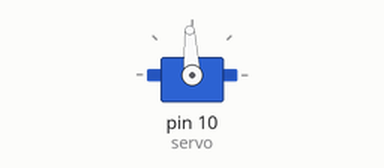
This sketch was run on a simulated Arduino Uno, built with avr-gcc and run on an emulated ATmega328P. Parts: servo.

Above: at 0.05 s.
At 1.65 s:
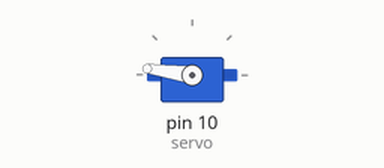
At 3.3 s:
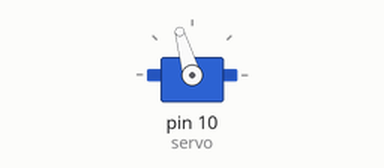
At 7.05 s:
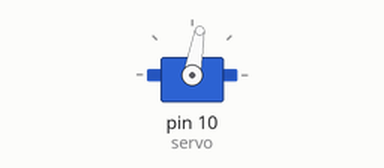
Timing chart, 0 to 9.4 s (numbered marks = the images above):
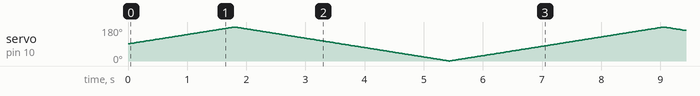

The sketch:

pixyFollow.ino
```cpp
#include <SPI.h>
#include <PID.h>
#include <Pixy.h>
#include <Servo.h>
#include <CMU_helper.h>
#include <maxsonar.h>
#include <Wire.h>
#include <Adafruit_MotorShield.h>
#include "utility/Adafruit_PWMServoDriver.h"

Pixy pixy;
// junk
Adafruit_MotorShield AFMS = Adafruit_MotorShield();
double attitude = 0;  // how aggressive should the turn be
double akp = 1, aki = 0, akd = 1;
Servo servo;
int distance;
double ckp = .025, cki = 0.001, ckd = .000125;
int right_encoder_pin_a = 2, right_encoder_pin_b = 4, left_encoder_pin_a = 3, left_encoder_pin_b = 5;
int encoder_resolution = 256;
int rightISR = 0, leftISR = 1;
volatile int left_clicks = 0, right_clicks = 0;
unsigned long lastmillis = 0, curmillis = 0, lm = 0, cm = 0;
double et = 0;
double rkp = 1, rki = 0, rkd = 2;
double wkp = .1, wki = 0, wkd = 0.00001;

PID range_pid( &rkp, &rki, &rkd, 0, 4000, 350, -350);
PID left_wheel_pid( &wkp, &wki, &wkd, 350, -350, 255, -255);
PID right_wheel_pid( &wkp, &wki, &wkd, 350, -350, 255, -255);
PID cmu_pid( &ckp, &cki, &ckd, 160, -160, 90, -90);
PID angle_pid( &akp, &aki, &akd, 90, -90, 300, -300);
double drange = 12*25.4, arange;
double left_range, right_range;

maxsonar left_ping(  8);
maxsonar right_ping( 11);
maxsonar front_ping( 12);


void setup()
{
  servo.attach(10);
  Serial.begin(115200);
}

int apos = 0;
double pos = 0;
int count = 0;
int inc = 1;
int dir = 1;

void loop()
{
  pix.blocks = pixy.getBlocks();
  if(!pix.blocks) {
    pan();
  } else {
    follow();
  }
  delay(20);

}

void follow() {
  pix.x_position = pixy.blocks[0].x-160;
  cmu_pid.updateValues( 0, pix.x_position, &pos);
  servo.write(pos+90);
  Serial.print("Servo position: "); Serial.println(pos);
  Serial.print("Object position: "); Serial.println(pix.x_position);
}
```

pan.ino
```cpp
void pan() {
  apos = pos;
  if(dir > 0) {
    apos++;
  } else {
    apos--;
  }
  pos = apos;
  if(pos == 90 || pos == -90) {
    dir = -dir;
  }
  servo.write(pos+90);
}
```
